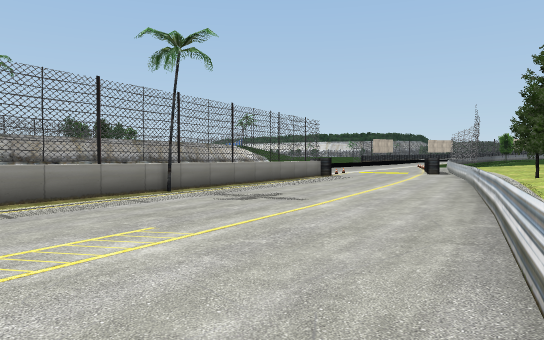
View 1 (above)

24 first-person views from a walk through a Unity game level. The camera is 1.5 m above the floor, tilts 2° down and sees 70° across. The floor is counted in squares, 2 m on a side. Each view is taken from the middle of a square. On the plan, view 1 faces up. The plan holds only what a view shows up to about 12 squares ahead; the rest is blank. The place goes on beyond the plan. Some surface patterns are stand-ins.

View 2
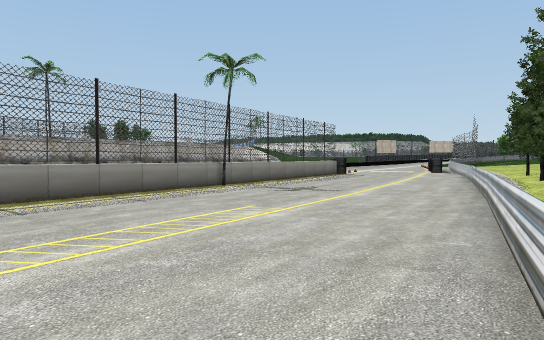

View 3
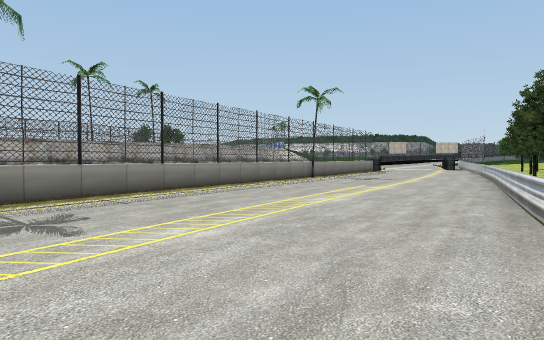

View 4
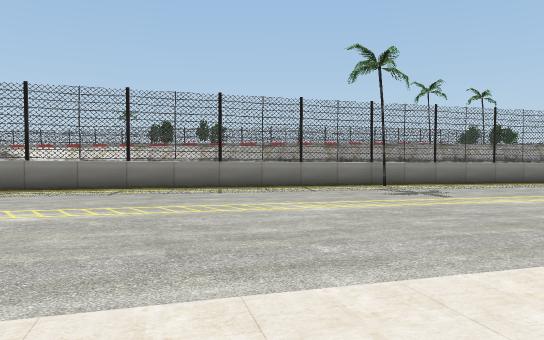

View 5
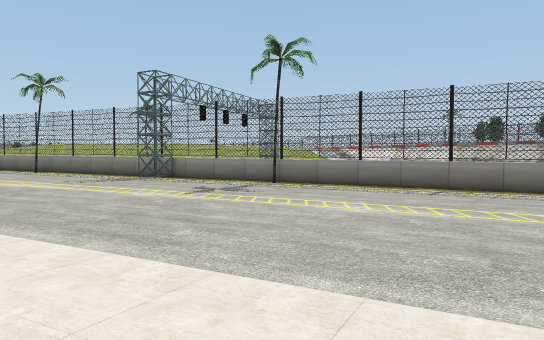

View 6
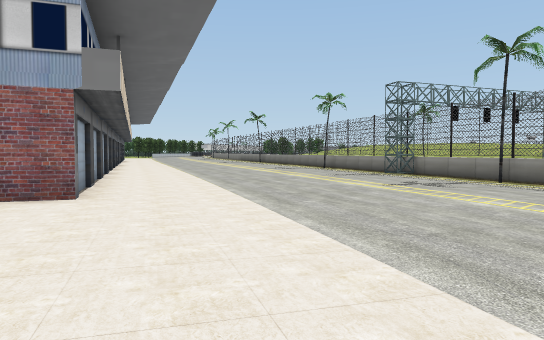

View 7
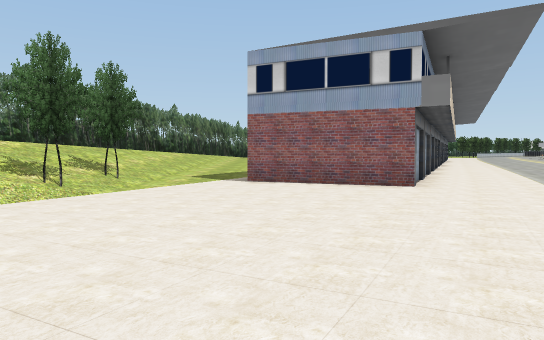

View 8
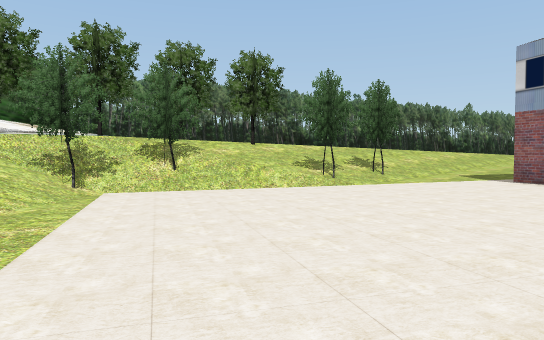

View 9
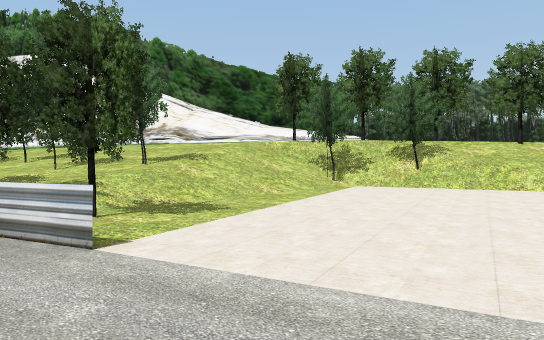

View 10
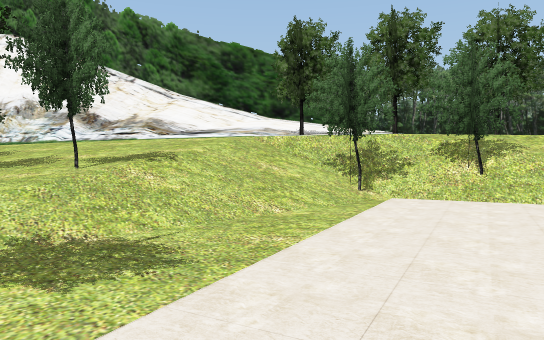

View 11
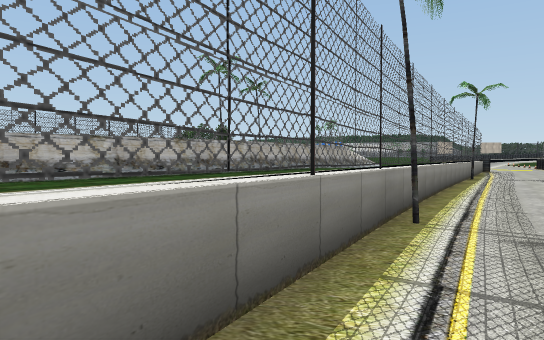

View 12
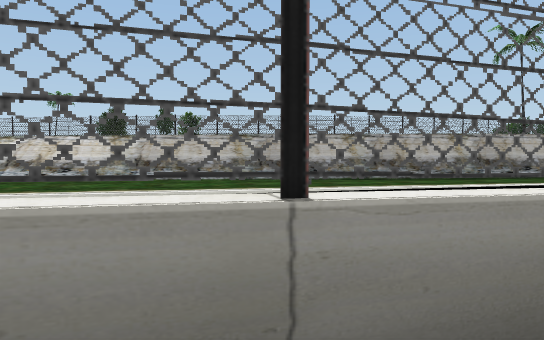

View 13
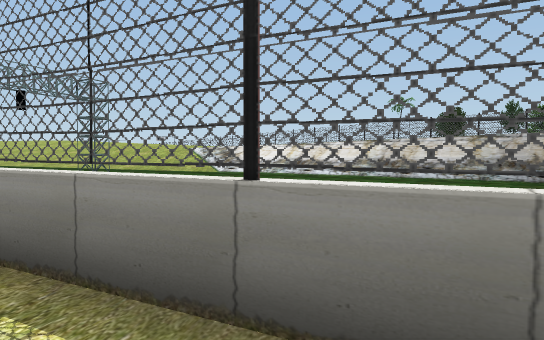

View 14
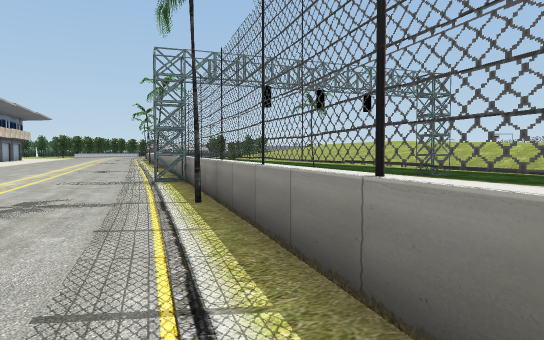

View 15
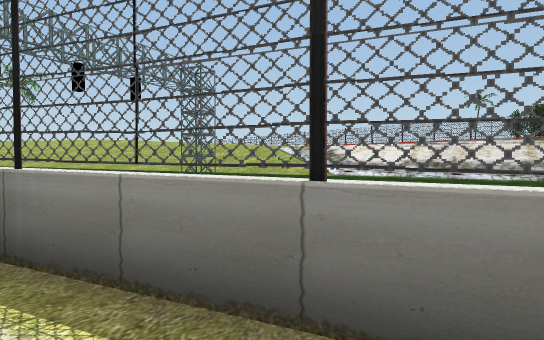

View 16
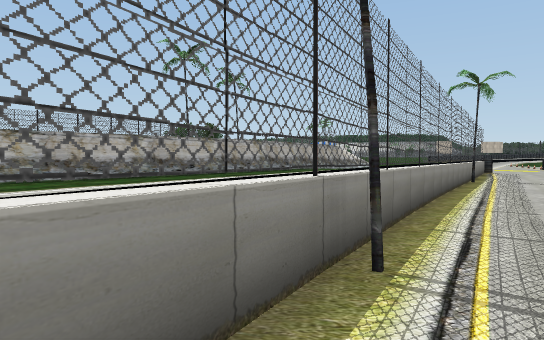

View 17
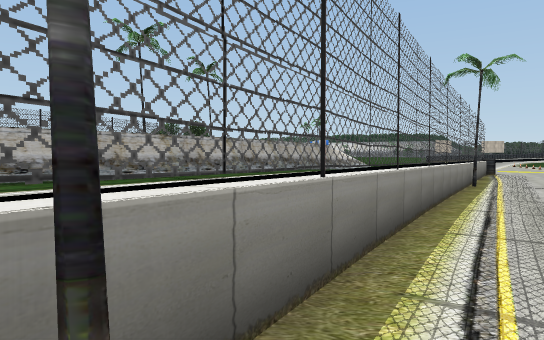

View 18
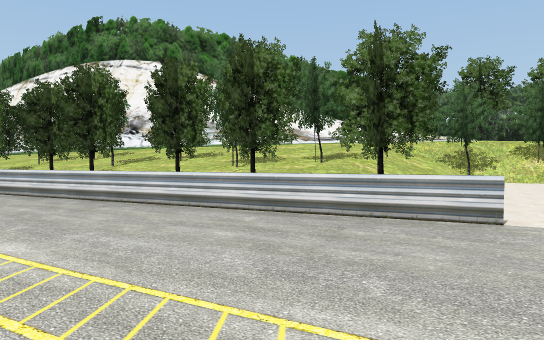

View 19
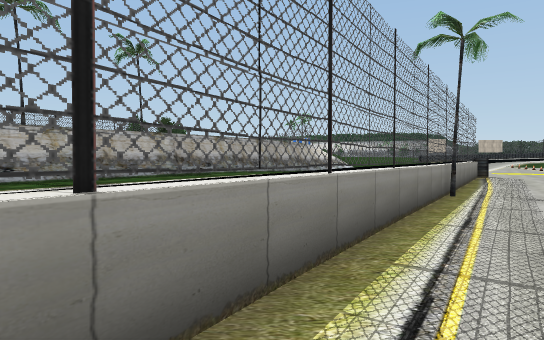

View 20
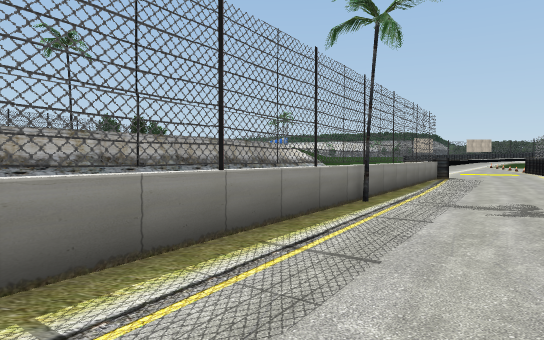

View 21
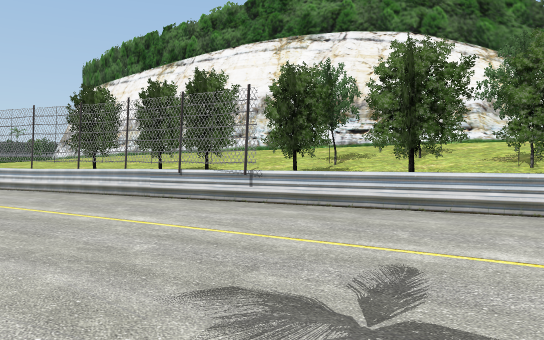

View 22
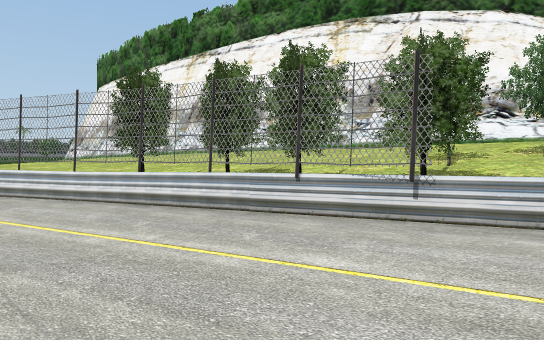

View 23
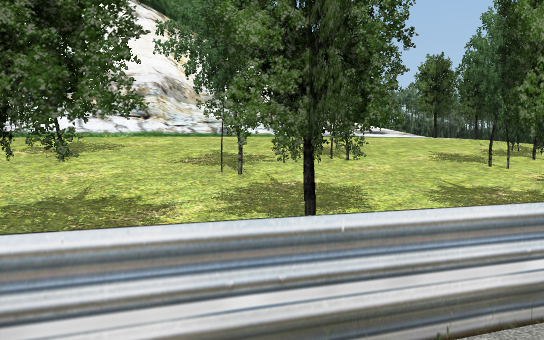

View 24
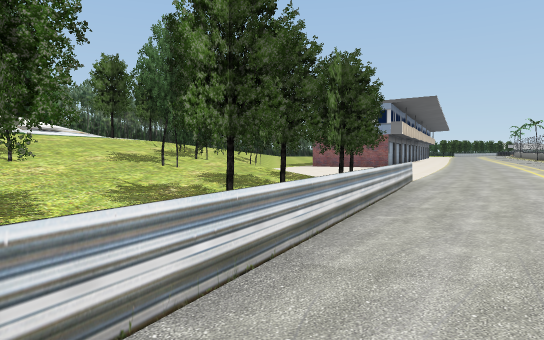

### Floor plan
Key: @ floor where view 1 was taken; # wall or solid block; . main floor; : floor 0.25 m higher than the main floor; - floor 0.25 m lower than the main floor; + floor 0.5 m higher than the main floor; * floor 2.75 m higher than the main floor; % floor 3 m higher than the main floor; / step, stairs or slope; = window, fence, low wall or low ledge; ^ raised ledge; v drop or lower ground.
Columns run from 23 left of view 1 to 10 right of it. Each row starts with its distance up from view 1.
 14               #        ##-----=#
 13              ##++      =------=#
 12             %#+++     ##-----###
 11            ##=++      =...---#
 10            ##+++     # .....##
  9           ##+++     ##......=#
  8           #+++      =......=##
  7          ##+++     ##......=##
  6         ##++++    ##.......##
  5        ##++++     #.......=##  ###
  4       /#+++:+    ##.......=##  / #
  3       ##++++    .#.......=#### //^
  2      ##++++     =#.......##=# //#^
  1     =#+++++    ##.......=#  #///=^
  0   *//+++++     #.......@=#   ///^
 -1  *//+++++     ##.......=#//#////^^
 -2 *///+++++     #........##//#/////^
 -3 ///+++++     =#.......=#// #/////#
 -4 //+++       :=........## ////////#
 -5 /+++        ##:..........////////#
 -6 /++        :#::::.........///=##/#
 -7 ++         ##::::::........ /## /#
 -8 ++++      :=:::::::::.......## */#
 -9 ++++      ##:::::::::::.... ##vvvv
-10 +++      :#::::::::::::::../##   v
-11  #+      ##:::::::::::::::://#  vv
-12          =:::::::::::::::: //v  v
-13         # ::::::::::::::: ###v  v
-14         #:::::::::::::::::=
-15        ##++::::::::##:::: # v
-16        #+++++::::::####::://v
-17         +++++++:::##  #::///v
-18         ++++  +++:#    :+///v

Where each view was taken, in squares from view 1:
view 1: 0 up, 0 right, facing up
view 2: 2 down, 1 left, facing up
view 3: 7 down, 4 left, facing up
view 4: 11 down, 3 left, facing up-left
view 5: 11 down, 3 left, facing left
view 6: 8 down, 2 left, facing down-left
view 7: 6 down, 1 left, facing down
view 8: 5 down, 3 left, facing down-right
view 9: 6 down, 5 left, facing right
view 10: 6 down, 2 left, facing right
view 11: 6 down, 10 left, facing up
view 12: 4 down, 9 left, facing up-left
view 13: 5 down, 9 left, facing left
view 14: 6 down, 10 left, facing down-left
view 15: 9 down, 11 left, facing left
view 16: 4 down, 9 left, facing up
view 17: 2 down, 8 left, facing up
view 18: 2 down, 6 left, facing right
view 19: 1 up, 6 left, facing up
view 20: 2 up, 4 left, facing up
view 21: 8 up, 2 left, facing right
view 22: 10 up, 0 right, facing right
view 23: 6 up, 2 right, facing down-right
view 24: 6 up, 2 right, facing down
